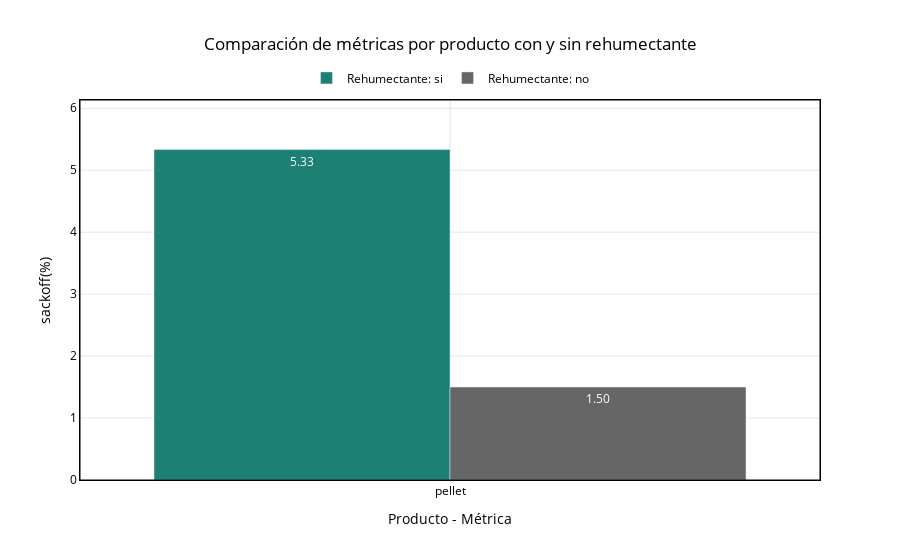

The cell this chart's notebook holds for it:
### Code cell
fig = rehumectante_comparison_plot_styled(
    raw[raw["producto"]=='pellet'],
    metrics=["sackoff(%)",],
    show_percentage_change=False,
    #save_path=f"{ROOT_IMAGEN}/rehu.html",  # Aquí la ruta y formato
    save_format="html"
)
fig.show()
s3.save_plotly_html(fig, "rehu.html")

### Figure 1 — Plotly figure (JSON) as saved in the notebook; plotly's stock layout.template omitted (floating-point values rounded to 4 significant figures)
{"data": [{"marker": {"color": "#1c8074"}, "name": "Rehumectante: si", "text": ["5.33"], "textposition": "auto", "type": "bar", "x": ["pellet"], "y": [5.333]}, {"marker": {"color": "#666666"}, "name": "Rehumectante: no", "text": ["1.50"], "textposition": "auto", "type": "bar", "x": ["pellet"], "y": [1.5]}], "layout": {"barmode": "group", "legend": {"font": {"color": "black"}, "orientation": "h", "x": 0.5, "xanchor": "center", "y": 1.02, "yanchor": "bottom"}, "paper_bgcolor": "rgba(0,0,0,0)", "plot_bgcolor": "rgba(0,0,0,0)", "shapes": [{"line": {"color": "black", "width": 1}, "type": "rect", "x0": 0, "x1": 1, "xref": "paper", "y0": 0, "y1": 1, "yref": "paper"}], "title": {"font": {"color": "black"}, "text": "Comparación de métricas por producto con y sin rehumectante", "x": 0.5}, "xaxis": {"gridcolor": "rgba(0,0,0,0.1)", "linecolor": "black", "mirror": true, "showline": true, "tickfont": {"color": "black"}, "title": {"font": {"color": "black"}, "text": "Producto - Métrica"}}, "yaxis": {"gridcolor": "rgba(0,0,0,0.1)", "linecolor": "black", "mirror": true, "range": [0, 6.133], "showline": true, "tickfont": {"color": "black"}, "title": {"font": {"color": "black"}, "text": "sackoff(%)"}}}}
